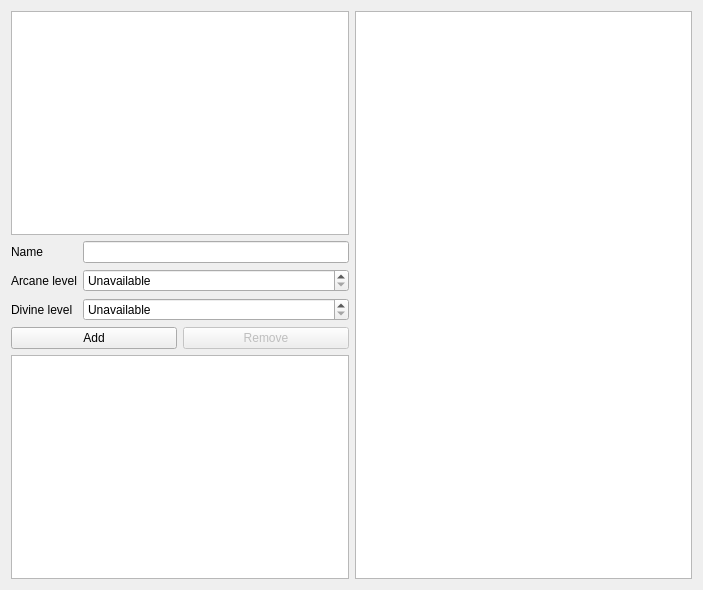
<?xml version="1.0" encoding="UTF-8"?>
<ui version="4.0">
 <class>BuffCalculatorPage</class>
 <widget class="QWidget" name="BuffCalculatorPage">
  <property name="geometry">
   <rect>
    <x>0</x>
    <y>0</y>
    <width>703</width>
    <height>590</height>
   </rect>
  </property>
  <property name="windowTitle">
   <string>Form</string>
  </property>
  <layout class="QHBoxLayout" name="horizontalLayout_2">
   <item>
    <layout class="QVBoxLayout" name="verticalLayout">
     <item>
      <widget class="QListView" name="charactersView"/>
     </item>
     <item>
      <layout class="QGridLayout" name="gridLayout">
       <item row="0" column="0">
        <widget class="QLabel" name="nameLabel">
         <property name="text">
          <string>Name</string>
         </property>
        </widget>
       </item>
       <item row="0" column="1">
        <widget class="QLineEdit" name="name"/>
       </item>
       <item row="1" column="0">
        <widget class="QLabel" name="arcaneLevelLabel">
         <property name="text">
          <string>Arcane level</string>
         </property>
        </widget>
       </item>
       <item row="1" column="1">
        <widget class="QSpinBox" name="arcaneLevel">
         <property name="specialValueText">
          <string>Unavailable</string>
         </property>
        </widget>
       </item>
       <item row="2" column="0">
        <widget class="QLabel" name="divineLevelLabel">
         <property name="text">
          <string>Divine level</string>
         </property>
        </widget>
       </item>
       <item row="2" column="1">
        <widget class="QSpinBox" name="divineLevel">
         <property name="specialValueText">
          <string>Unavailable</string>
         </property>
        </widget>
       </item>
      </layout>
     </item>
     <item>
      <layout class="QHBoxLayout" name="horizontalLayout">
       <item>
        <widget class="QPushButton" name="pushButton">
         <property name="text">
          <string>Add</string>
         </property>
        </widget>
       </item>
       <item>
        <widget class="QPushButton" name="pushButton_2">
         <property name="enabled">
          <bool>false</bool>
         </property>
         <property name="text">
          <string>Remove</string>
         </property>
        </widget>
       </item>
      </layout>
     </item>
     <item>
      <widget class="QTableView" name="availableBuffsView"/>
     </item>
    </layout>
   </item>
   <item>
    <widget class="QListView" name="resultView"/>
   </item>
  </layout>
 </widget>
 <resources/>
 <connections/>
</ui>
